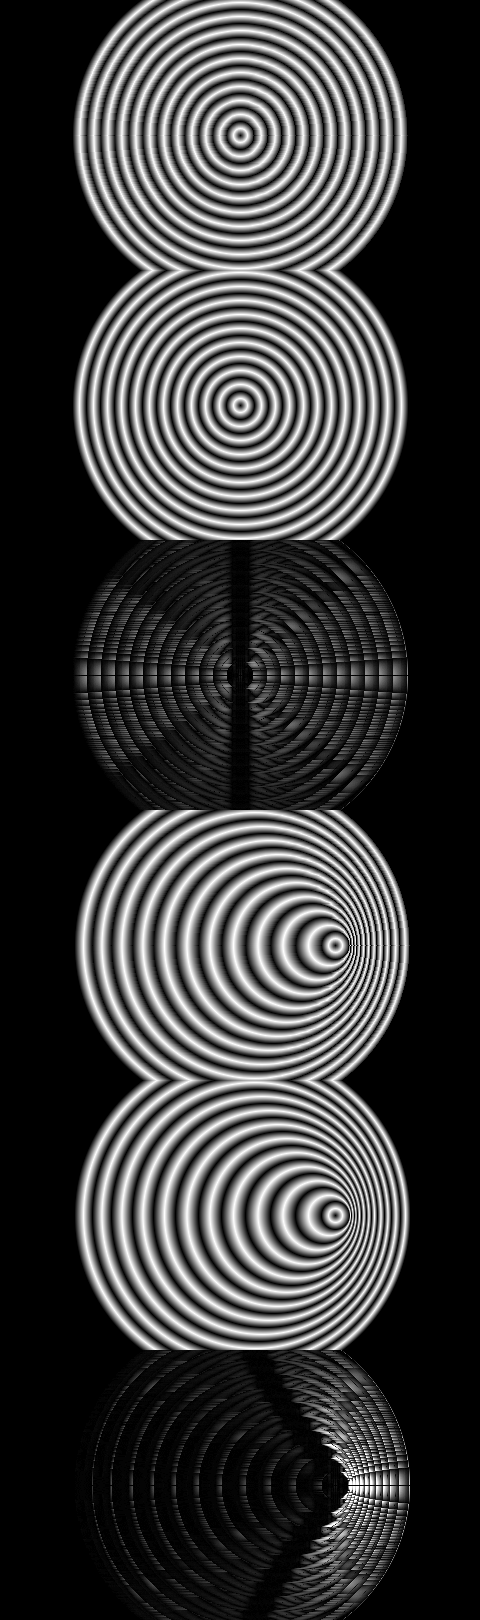

The Python source for this figure:
#!/usr/bin/env python3
"""Integer (RTL-exact) prototype of the per-circle cubic-Hermite cascade field.

Fixed-point conventions (candidate RTL widths):
  f accumulator : Q16 value + 16 frac guard = 32-bit signed
  df            : 26-bit signed (Q16+16 per-pixel step)
  ddf, dddf     : 22-bit signed
  distances     : Q6 sub-pixel (from isqrt remainder * recip(2r))
  reciprocals   : C_MANT-style ROM -> 12-bit mantissa, value = m >> (sh)
  engine mults  : <= 15x15 signed through one shared multiplier
Boundaries: true marks (f exactly 0/1), centre-column splits, pseudo-marks
every 256 px, and x=0 for clipped runs.
"""
import numpy as np
from PIL import Image

W, H = 480, 270
NR = 12
S = 14
cx0, cy0 = W // 2, H // 2

FQ = 16          # f value bits (1.0 == 1<<FQ)
GQ = 12          # extra guard fraction on the accumulator (HW-locked)
DQ = 6           # sub-pixel bits on distances
KNOT = 16        # PIECEWISE-LINEAR knot grid (HW-locked; sparser = banding)
LADDER = (2, 4, 8)   # kink-ladder offsets around close-tangent centre columns
RECIP_BITS = 9   # reciprocal ROM normalize width (HW-locked: 256x10 ROM)
# NOTE (2026-07-30): cubic Hermite superseded by piecewise-LINEAR at 16px
# knots — measured visually equal, engine needs no slope math at all and the
# pixel path is a single add.  MAXRUN/dd/ddd kept in the replay for
# compatibility but the linear engine emits dd=ddd=0.

def isqrt_rem(v):
    v = int(v)
    r = int(np.sqrt(max(v, 0)))
    while (r + 1) * (r + 1) <= v: r += 1
    while r * r > v: r -= 1
    return r, v - r * r

def recip_rom(v, bits=None):
    if bits is None: bits = RECIP_BITS
    """C_MANT-style reciprocal: 1/v as (mant, shift) with `bits`-bit mantissa.
    Returns integer R and shift s such that 1/v ~= R / 2^s, R < 2^bits."""
    if v <= 0: v = 1
    nb = v.bit_length()
    # normalize v to [2^(bits-1), 2^bits): idx = top bits
    if nb >= bits:
        top = v >> (nb - bits)
    else:
        top = v << (bits - nb)
    mant = ((1 << (2 * bits - 1)) + top // 2) // top      # in [2^(bits-1), 2^bits]
    s = (2 * bits - 1) + (nb - bits)
    return mant, s

def rmul(a, m, s, outq=0):
    """a * (m>>s) << outq, rounding."""
    p = a * m
    sh = s - outq
    if sh >= 0:
        return (p + (1 << (sh - 1))) >> sh if sh > 0 else p
    return p << (-sh)

def make_nest(dragmax):
    dr = [int(dragmax * (1 - k / NR) ** 1.5) for k in range(NR)]
    return [(cx0 + dr[k], cy0) for k in range(NR)], [(k + 1) * S for k in range(NR)]

def dist_q6(x, y, cx, cy):
    """distance to centre, Q6 sub-pixel, via isqrt + remainder*recip(2r+1)."""
    d2 = (x - cx) ** 2 + (y - cy) ** 2
    r, rem = isqrt_rem(d2)
    if r == 0:
        return 0
    m, s = recip_rom(2 * r + 1)
    return (r << DQ) + rmul(rem << DQ, m, s)

def engine_line(y, centers, radii):
    """Produce boundary list: (x, f_Q16, df, ddf, dddf) per sub-run start."""
    marks = []
    for k in range(NR - 1, -1, -1):
        dy = y - centers[k][1]
        if dy * dy < radii[k] ** 2:
            w, _ = isqrt_rem(radii[k] ** 2 - dy * dy)
            marks.append((centers[k][0] - w, 'L', k))
    for k in range(NR):
        dy = y - centers[k][1]
        if dy * dy < radii[k] ** 2:
            w, _ = isqrt_rem(radii[k] ** 2 - dy * dy)
            marks.append((centers[k][0] + w, 'R', k))
    subruns = []
    for i in range(len(marks) - 1):
        xa, sa, ka = marks[i]
        xb, sb, kb = marks[i + 1]
        if xb <= xa: continue
        own = ka if sa == 'L' else ka + 1
        if own >= NR: continue
        inner = own - 1
        icx, icy = centers[max(inner, 0)]
        iR = radii[inner] if inner >= 0 else 0
        ocx, ocy = centers[own]
        oR = radii[own]

        def f_at(x):
            ri = dist_q6(x, y, icx, icy)          # Q6
            ro = dist_q6(x, y, ocx, ocy)
            di = max(ri - (iR << DQ), 0)
            do = max((oR << DQ) - ro, 0)
            g = max(di + do, 1 << DQ)
            mg, sg = recip_rom(g)
            return min(max(rmul(di, mg, sg, FQ), 0), 1 << FQ)

        # knots: marks, centre columns (+ kink ladder when the scanline
        # passes close to that circle), 16px grid
        pts = {int(xa), int(xb)}
        for (cc, ccy, cR) in ((icx, icy, iR), (ocx, ocy, oR)):
            if xa + 1 < cc < xb - 1:
                pts.add(int(cc))
                approach = abs(abs(y - ccy) - cR)
                if approach < KNOT:
                    for off in LADDER:
                        for xo in (cc - off, cc + off):
                            if xa + 1 < xo < xb - 1:
                                pts.add(int(xo))
        x0 = int(xa) + KNOT
        while x0 < int(xb) - 1:
            pts.add(x0)
            x0 += KNOT
        pts = sorted(pts)
        for a, b in zip(pts[:-1], pts[1:]):
            if b <= a: continue
            fa, fb = f_at(a), f_at(b)
            mL, sL = recip_rom(b - a)
            d0 = rmul((fb - fa) << GQ, mL, sL)
            subruns.append((a, b, fa << GQ, d0, 0, 0))
    return subruns

def render_int(centers, radii):
    img = np.zeros((H, W), dtype=np.uint8)
    for y in range(H):
        for (a, b, f, d, dd, ddd) in engine_line(y, centers, radii):
            for x in range(max(a, 0), min(b, W)):
                if x > a:
                    f += d; d += dd; dd += ddd
                fv = min(max(f >> GQ, 0), 1 << FQ)
                tri = fv if fv < (1 << (FQ - 1)) else (1 << FQ) - fv
                img[y][x] = min(255, tri >> (FQ - 9))
    return img

def render_ref(centers, radii):
    xs, ys = np.meshgrid(np.arange(W, dtype=float), np.arange(H, dtype=float))
    r = np.stack([np.sqrt((xs - c[0]) ** 2 + (ys - c[1]) ** 2) for c in centers])
    R = np.array(radii, dtype=float)[:, None, None]
    inside = r < R
    j = np.where(inside.any(0), inside.argmax(0), NR)
    f = np.zeros((H, W))
    m = j == 0
    f[m] = (r[0] / radii[0])[m]
    for k in range(1, NR):
        m = j == k
        if m.any():
            di = r[k - 1][m] - radii[k - 1]
            do = radii[k] - r[k][m]
            f[m] = di / np.maximum(di + do, 1e-6)
    lum = 1 - np.abs(2 * np.clip(f, 0, 1) - 1)
    lum[j == NR] = 0
    return (lum * 255).astype(np.uint8), j

if __name__ == '__main__':
    panels = []
    for dragmax in (0, 95):
        c, R = make_nest(dragmax)
        ii = render_int(c, R)
        rr, j = render_ref(c, R)
        m = j < NR
        err = np.abs(ii.astype(int) - rr.astype(int))[m]
        print(f'drag={dragmax}: mean {err.mean():.2f} p99 {np.percentile(err,99):.0f} max {err.max()}')
        panels += [ii, rr, (np.abs(ii.astype(int) - rr.astype(int)) * 4).clip(0, 255).astype(np.uint8)]
    Image.fromarray(np.concatenate(panels, axis=0)).save(
        '/home/ron/videomancer-dev/programs/ron/cascade/percircle_int2.png')
    print('sheet per drag: INT / REF / errx4')
